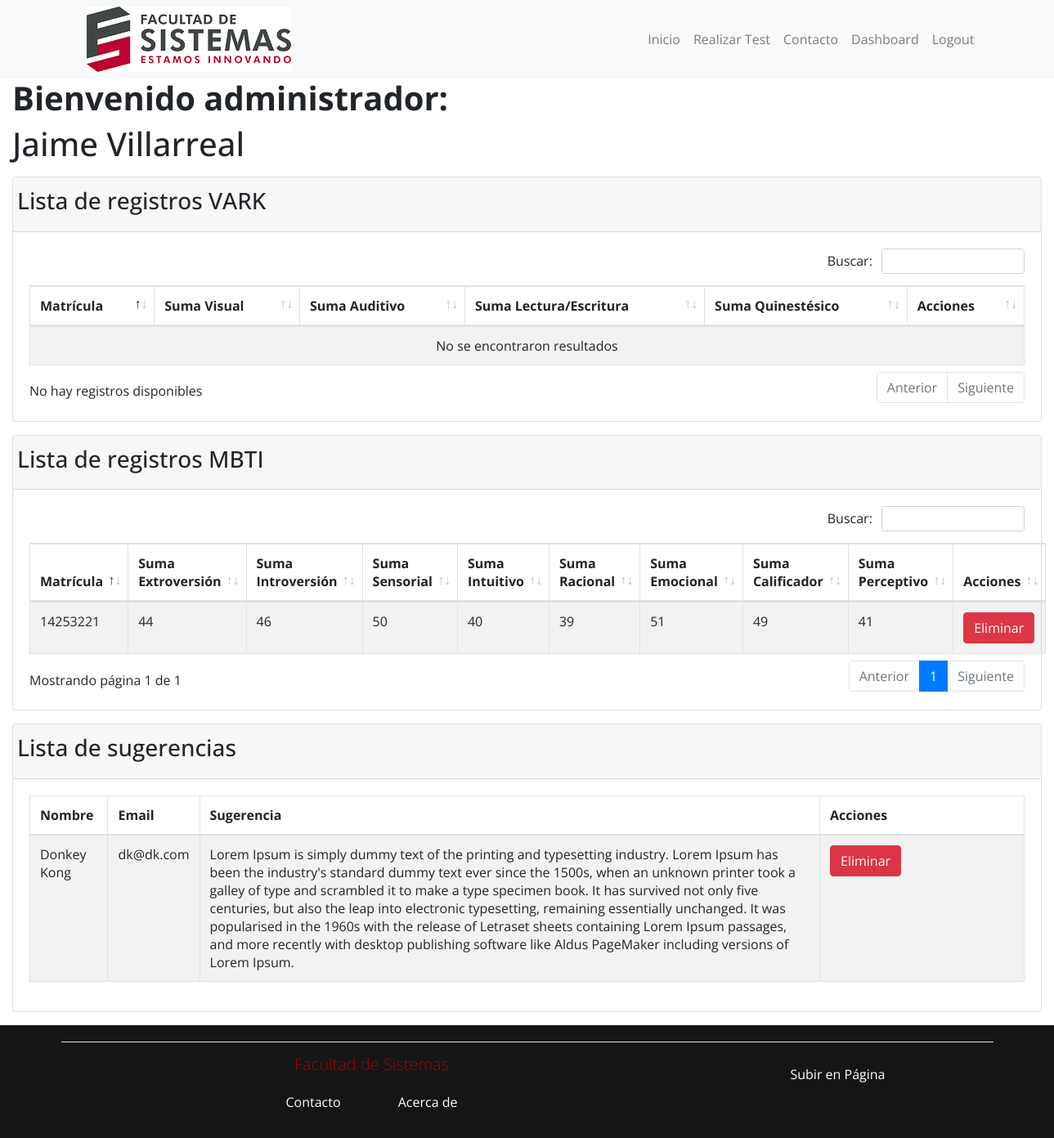
Screenshot of /dashboard.php (signed in) with the database file from the repository.
### tables this page shows
CREATE TABLE `resultado_mbti` (
  `Matricula` int(11) NOT NULL,
  `SumaExtroversion` int(11) NOT NULL,
  `SumaIntroversion` int(11) NOT NULL,
  `SumaSensorial` int(11) NOT NULL,
  `SumaIntuitivo` int(11) NOT NULL,
  `SumaRacional` int(11) NOT NULL,
  `SumaEmocional` int(11) NOT NULL,
  `SumaCalificador` int(11) NOT NULL,
  `SumaPerceptivo` int(11) NOT NULL,
  `Status` int(11) DEFAULT NULL
);

CREATE TABLE `sugerencias` (
  `id` int(11) NOT NULL,
  `nombre` varchar(50) NOT NULL,
  `email` varchar(30) NOT NULL,
  `sugerencia` varchar(1000) NOT NULL
);

### dashboard.php (the view, shortened to what this page needs)
<head>
    <link rel="stylesheet" href="./css/bootstrap.min.css">
    <link rel="stylesheet" href="https://use.fontawesome.com/releases/v5.5.0/css/all.css"
>
    <link rel="stylesheet" href="./css/estilos.css">
    <link rel="stylesheet" href="./css/datatables.min.css">
</head>
<body>
    <header>
        <nav class="navbar navbar-expand-lg navbar-light bg-light">
            <div class="container">
                <a class="navbar-brand" href="#">
                    <a href="index.php"><img src="./img/logo.png" alt=""></a>
                </a>
                <div class="collapse navbar-collapse btns" id="navbarSupportedContent">
                    <ul class="navbar-nav mr-auto w-100 justify-content-end">
                        <li class="nav-item">
                            <a class="nav-link" href="index.php">Inicio</a>
                        </li>
                        <li class="nav-item">
                            <a class="nav-link" href="test_launcher.php">Realizar Test</a>
                        </li>
                        <li class="nav-item">
                            <a class="nav-link" href="contact.php">Contacto</a>
                        </li>
                        <li class="nav-item">
                            <a class="nav-link" href="dashboard.php">Dashboard</a>
                        </li>
                        <?php
                            if(isset($_SESSION["expediente"]) || isset($_SESSION["admin"]))
                            {
                                echo '<li class="nav-item"><a class="nav-link" href="logout.php">Logout</a></li>';
                            }
                            else
                            {
                                echo '<li class="nav-item"><a class="nav-link" href="login.php">Login</a></li>';
                            }
                        ?>
                    </ul>
                </div>
            </div>
        </nav>
    </header>
    <?php
        if(isset($_SESSION["admin"]))
        {
            $nombre_admin = $_SESSION["admin"];
            echo '<div class="col-md-12">
            <h1><b>Bienvenido administrador:</b></h1>
            <h1>';
            echo $nombre_admin;
            echo'</h1></div>';
            echo '<div class="col-md-12">
            <div class="card mt-3">
            <div class="card-header">
                <div class="row">
                    <h3>Lista de registros VARK</h3>
                </div>
            </div>
            <div class="card-body">
            <table class="table table-striped table-bordered" id="vark_dt" width="100%">
                    <thead>
                        <tr>
                        <th>Matrícula</th>
                        <th>Suma Visual</th>
                        <th>Suma Auditivo</th>
                        <th>Suma Lectura/Escritura</th>
                        <th>Suma Quinestésico</th>
                        <th>Acciones</th>
                        </tr>
                    </thead>
                    <tbody>';
                    echo '</tbody>
                </table>
            </div>
        </div>
    </div>';
    echo '<div class="col-md-12">
            <div class="card mt-3">
            <div class="card-header">
                <div class="row">
                    <h3>Lista de registros MBTI</h3>
                </div>
            </div>
            <div class="card-body">
            <table class="table table-striped table-bordered" id="mbti_dt" width="100%">
                    <thead>
                        <tr>
                        <th>Matrícula</th>
                        <th>Suma Extroversión</th>
                        <th>Suma Introversión</th>
                        <th>Suma Sensorial</th>
                        <th>Suma Intuitivo</th>
                        <th>Suma Racional</th>
                        <th>Suma Emocional</th>
                        <th>Suma Calificador</th>
                        <th>Suma Perceptivo</th>
                        <th>Acciones</th>
                        </tr>
                    </thead>
                    <tbody>';
                    $pdo = Database::connect();
                    $sql = 'SELECT * FROM resultado_mbti ORDER BY Matricula DESC';
                    foreach ($pdo -> query($sql) as $row) {
                                echo '<tr>';
                                echo '<td>'. $row['Matricula'] . '</td>';
                                echo '<td>'. $row['SumaExtroversion'] . '</td>';
                                echo '<td>'. $row['SumaIntroversion'] . '</td>';
                                echo '<td>'. $row['SumaSensorial'] . '</td>';
                                echo '<td>'. $row['SumaIntuitivo'] . '</td>';
                                echo '<td>'. $row['SumaRacional'] . '</td>';
                                echo '<td>'. $row['SumaEmocional'] . '</td>';
                                echo '<td>'. $row['SumaCalificador'] . '</td>';
                                echo '<td>'. $row['SumaPerceptivo'] . '</td>';
                                echo '<td width=250>';
                                echo '<a class="btn btn-danger" href="delete_mbti.php?id='.$row['Matricula'].'">Eliminar</a>';
                                echo '</td>';
                                echo '</tr>';
                    }
                    echo '</tbody>
                </table>
            </div>
        </div>
    </div>';
    echo '<div class="col-md-12">
            <div class="card mt-3">
            <div class="card-header">
                <div class="row">
                    <h3>Lista de sugerencias</h3>
                </div>
            </div>
            <div class="card-body">
            <table class="table table-striped table-bordered" id="sug_dt" width="100%">
                    <thead>
                        <tr>
                        <th>Nombre</th>
                        <th>Email</th>
                        <th>Sugerencia</th>
                        <th>Acciones</th>
                        </tr>
                    </thead>
                    <tbody>';
                    $pdo = Database::connect();
                    $sql = 'SELECT * FROM sugerencias ORDER BY id DESC';
                    foreach ($pdo -> query($sql) as $row) {
                                echo '<tr>';
                                echo '<td>'. $row['nombre'] . '</td>';
                                echo '<td>'. $row['email'] . '</td>';
                                echo '<td>'. $row['sugerencia'] . '</td>';
                                echo '<td width=250>';
                                echo '<a class="btn btn-danger" href="delete_comment.php?id='.$row['id'].'">Eliminar</a>';
                                echo '</td>';
                                echo '</tr>';
                    }
                    echo '</tbody>
                </table>
            </div>
        </div>
    </div>';
        }
    ?>
    <footer>
        <div class="footer-content mt-3">
            <div class="container">
                <div class="row border-top">
                    <div class="col-md-8 footer-item">
                        <h3 class="titulo">Facultad de Sistemas</h3>
                        <a href="contact.php" class="btn btn-link">Contacto</a>
                        <a href="about.php" class="btn btn-link">Acerca de</a>
                    </div>
                    <div class="col-md-4 footer-item">
                        <a href="#" class="btn btn-link">Subir en Página</a>
                    </div>
                </div>
            </div>
        </div>
    </footer>
</body>

### css/estilos.css (style rules this page uses)
* { margin: 0; padding: 0; }
body { font-family: "Open Sans", Arial, Sans-serif; font-size: 16px; background-color: #fff; }
footer .footer-content { background: #141516; padding: 20px; color: #fff; }
footer .footer-content .footer-item { text-align: center; padding-top: 15px; color: #fff; }
footer .footer-content .footer-item .titulo { color: #aa0000; font-size: 20px; font-weight: 300; margin-bottom: 10px; }
footer .footer-content a { font-size: 16px; margin: 5px 20px; color: #fff; }

### rows the page displays
resultado_mbti: Matricula "14253221", SumaExtroversion "44", SumaIntroversion "46", SumaSensorial "50", SumaIntuitivo "40", SumaRacional "39", SumaEmocional "51", SumaCalificador "49", SumaPerceptivo "41"
sugerencias: nombre "Donkey Kong", email "dk@dk.com", sugerencia "Lorem Ipsum is simply dummy text of the printing and typesetting industry. Lorem Ipsum has been the industry's standard dummy text ever since the 1500s, when an unknown printer took a galley of type and scrambled it to make a type specimen book. It has survived not only five centuries, but also the leap into electronic typesetting, remaining essentially unchanged. It was popularised in the 1960s with the release of Letraset sheets containing Lorem Ipsum passages, and more recently with desktop publishing software like Aldus PageMaker including versions of Lorem Ipsum."

### other values shown
$nombre_admin "Jaime Villarreal"
